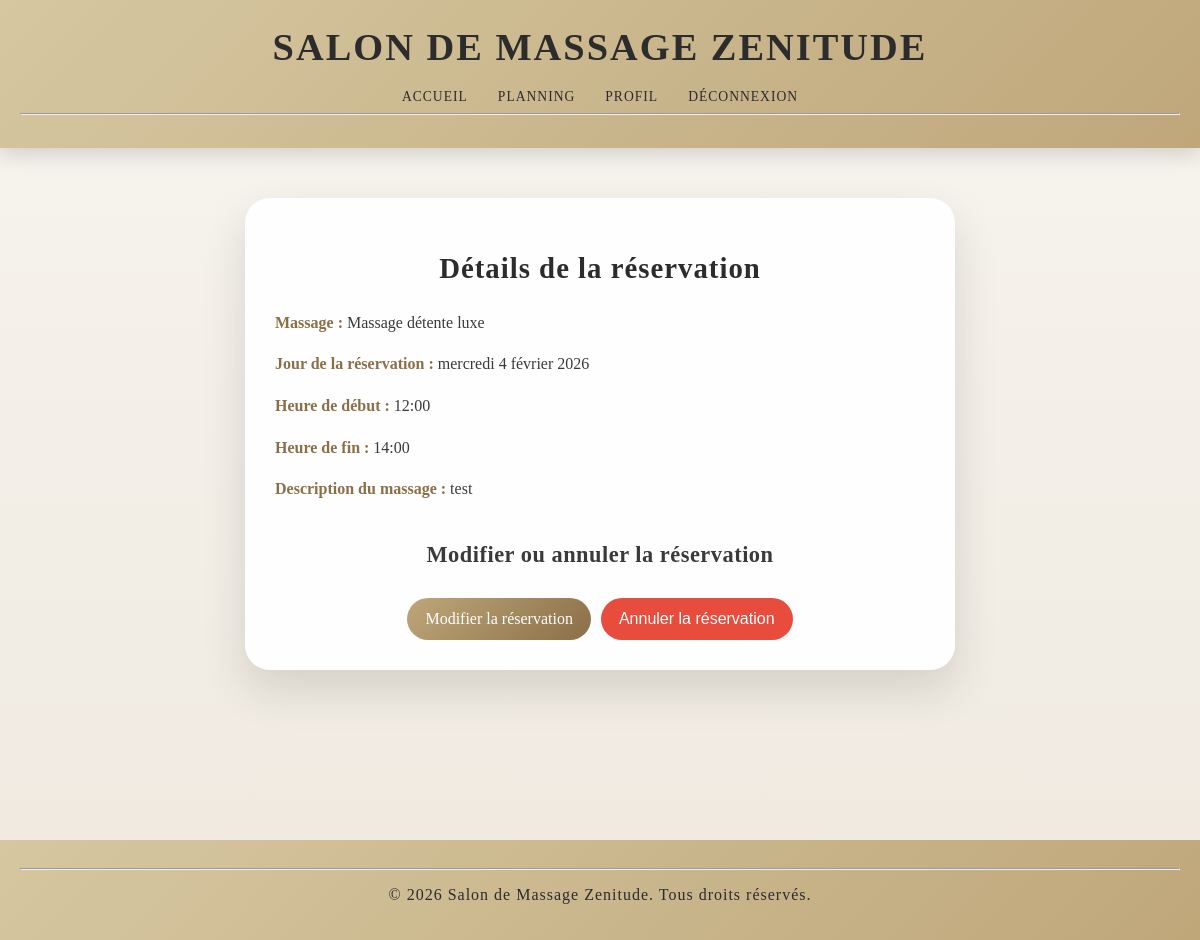
Screenshot of /pages/reservation_detail.php?id=5 (signed in) with the database file from the repository.
### tables this page shows
CREATE TABLE `event` (
  `id` int(11) NOT NULL,
  `event_title` varchar(255) NOT NULL,
  `description` text NOT NULL,
  `start_date` datetime NOT NULL,
  `end_date` datetime NOT NULL,
  `creator_id` int(11) NOT NULL
);

### includes/tools.php (called while the page is built, shortened)
<?php
function event_by_id($pdo, $id){
    $sql = "SELECT * FROM event WHERE event.id = :id";
    $query = $pdo->prepare($sql);
    $query->execute([':id' => $id]);
    return $query->fetchAll(PDO::FETCH_ASSOC);
}

### pages/reservation_detail.php (the view, shortened to what this page needs)
<?php
include '../includes/config.php';
include '../includes/header.php';
include '../includes/tools.php';
if(isset($_GET['id'])){
    $creneau = $_GET['id'];
}
$details = event_by_id($pdo, $creneau);
?>
<section class="details">
    <h2>Détails de la réservation</h2>
    <?php
    $timestamp = strtotime($details[0]['start_date']);
    $formatter = new IntlDateFormatter('fr_FR',IntlDateFormatter::FULL,IntlDateFormatter::NONE);
    echo '<p><strong>Massage :</strong> ' . htmlspecialchars($details[0]['event_title']) . '</p>
        <p><strong>Jour de la réservation :</strong> ' . $formatter->format($timestamp) . '</p>
        <p><strong>Heure de début :</strong> ' . date('H:i', strtotime($details[0]['start_date'])) . '</p>
        <p><strong>Heure de fin :</strong> ' . date('H:i', strtotime($details[0]['end_date'])) . '</p>
        <p><strong>Description du massage : </strong>' . htmlspecialchars($details[0]['description']) . '</p>';
    ?>
    <h3>Modifier ou annuler la réservation</h3>
    <article>
        <a href="reservation-form.php?id=<?php echo (int)$details[0]['id']; ?>">
            Modifier la réservation
        </a>
        <form method="POST">
            <button type="submit" class="trash">
                Annuler la réservation
            </button>
        </form>
    </article>
</section>
<?php include '../includes/footer.php'; ?>

### css/style.css (style rules this page uses)
body { font-family: 'Playfair Display', 'Poppins', serif; background: linear-gradient(180deg, #f7f4ef, #efe9df); color: #2c2c2c; margin: 0; padding: 0; }
a { color: #8b6f47; text-decoration: none; font-weight: 500; }
section { margin-bottom: 60px; }
.trash { background: none; border: none; cursor: pointer; }
.details { max-width: 650px; margin: 0 auto 60px auto; padding: 30px; background: rgba(255, 255, 255, 0.95); border-radius: 25px; box-shadow: 0 20px 45px rgba(0,0,0,0.12); }
.details h2 { font-size: 1.8em; margin-bottom: 25px; color: #2c2c2c; text-align: center; letter-spacing: 1px; }
.details h3 { font-size: 1.4em; margin-top: 40px; margin-bottom: 20px; color: #3a3a3a; text-align: center; letter-spacing: 0.5px; }
.details p { font-size: 1em; line-height: 1.6; color: #3a3a3a; margin-bottom: 12px; }
.details p strong { color: #8b6f47; }
.details article { display: flex; justify-content: center; align-items: center; }
.details a, .details .trash { display: inline-flex; justify-content: center; align-items: center; padding: 12px 18px; margin: 10px 5px 0 5px; border-radius: 30px; font-size: 1em; cursor: pointer; transition: transform 0.2s, box-shadow 0.2s, background 0.2s; text-decoration: none; color: white; }
.details a { background: linear-gradient(135deg, #bfa77a, #8b6f47); }
.details .trash { background: #e74c3c; border: none; color: #fff; }

### rows the page displays
event: event_title "Massage détente luxe", start_date "mercredi 4 février 2026", start_date "12:00", end_date "14:00", description "test"
